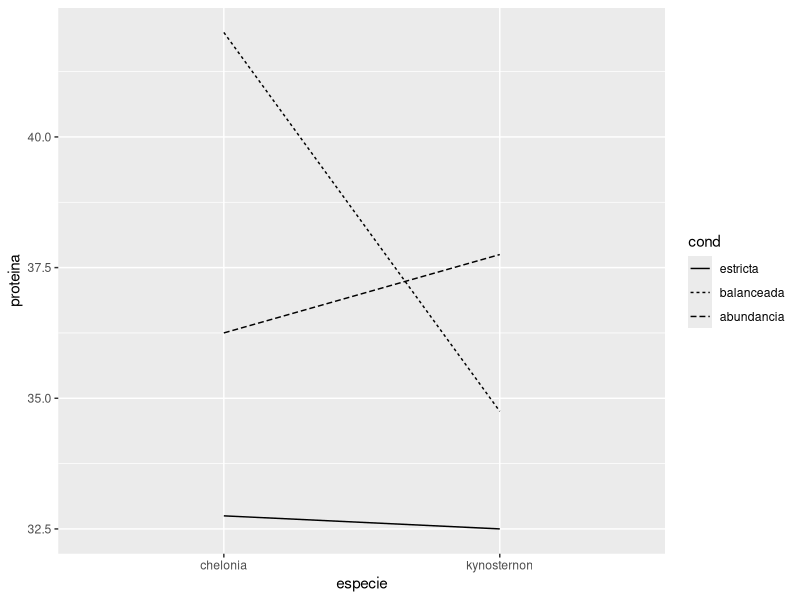
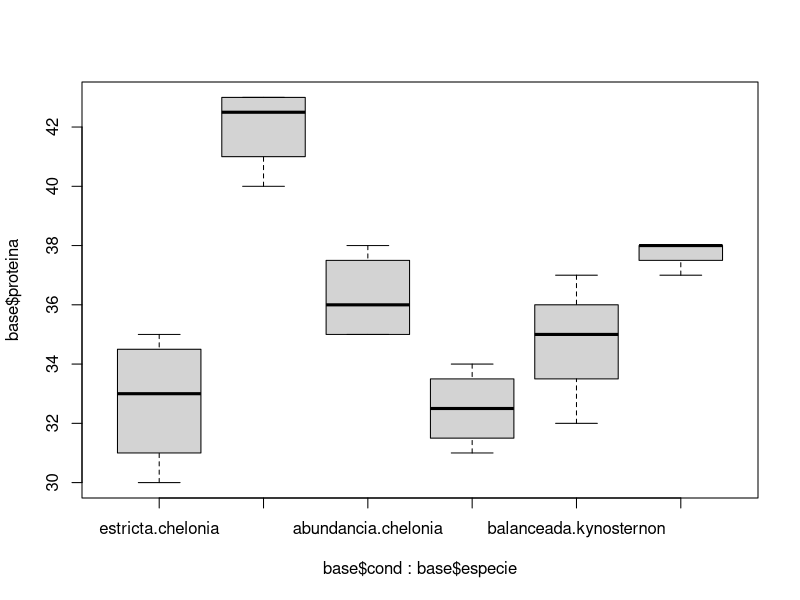
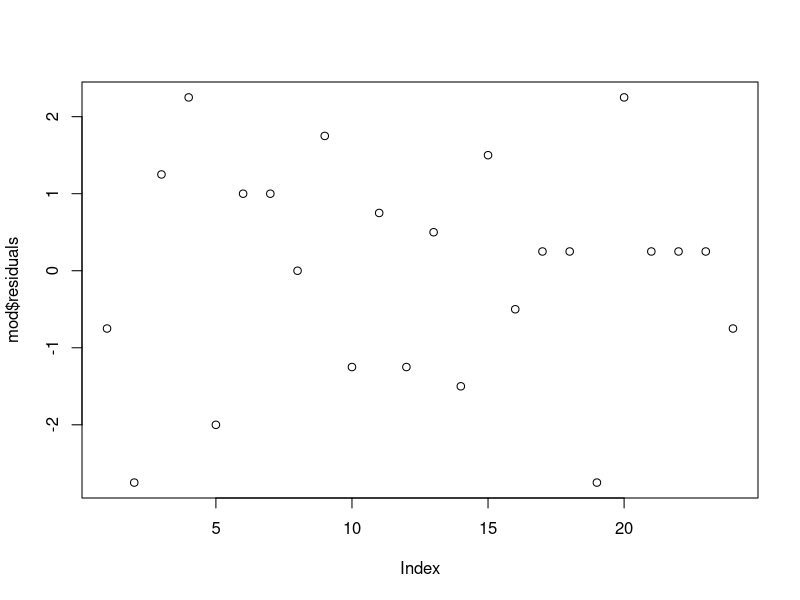

These figures' R source, in order: (Note: this script raises an error after producing the figures.)
## ---- chunk 1
base=read.csv("Bases/tortugas2.csv")
str(base)
base$cond=as.factor(base$cond)
class(base$cond)
levels(base$cond)=c("estricta","balanceada","abundancia")
View(base)
## ---- chunk 2
m=mean(base$proteina)
## ---- chunk 3
alfa=tapply(base$proteina,base$cond,mean)-m
alfa
## ---- chunk 4
beta=tapply(base$proteina,base$especie,mean)-m
beta
## ---- chunk 5
v1=tapply(base$proteina,list(base$cond,base$especie),mean)
v1
## ---- chunk 6
m11=m+alfa[1]+beta[1]
m12=m+alfa[1]+beta[2]
m21=m+alfa[2]+beta[1]
m22=m+alfa[2]+beta[2]
m31=m+alfa[3]+beta[1]
m32=m+alfa[3]+beta[2]

v2=matrix(c(m11,m12,m21,m22,m31,m32),nrow=3,byrow = T)
colnames(v2)=c("chelonia","kynosternon")
rownames(v2)=c("estricta","balanceada","abundancia")
v2
## ---- chunk 7
library(ggplot2)
ggplot(base, aes(x = especie, y = proteina,group=cond)) +
  stat_summary(fun="mean", geom="line",aes(linetype = cond))
## ---- chunk 8
ef=v2-v1
ef
## ---- chunk 9
mod=aov(proteina~especie*cond,data = base)
model.tables(mod)
## ---- chunk 10
boxplot(base$proteina~base$cond+base$especie)
plot(mod$residuals)
## ---- chunk 11
var=tapply(base$proteina,list(base$cond,base$especie),var)
var
var(base$proteina[base$cond=="estricta"&base$especie=="chelonia"])
## ---- chunk 12
bartlett.test(base$proteina~interaction(base$cond,base$especie))
## ---- chunk 13
mean(var)
## ---- chunk 14
options(contrasts=c("contr.sum","contr.poly"))
mod2=lm(proteina~cond*especie,data=base)
## ---- chunk 15
contrasts(base$cond)
contrasts(base$especie)
model.matrix(mod2)
## ---- chunk 16
mod2$coefficients
## ---- chunk 17
coef=mod2$coefficients
v3=c(1,1,0,1,1,0)
v4=v3%*%coef
v4
v1

## ---- chunk 18
est_kinos=c(1,1,0,-1,-1,0)
est_chel=c(1,1,0,1,1,0)
bal_kinos=c(1,0,1,-1,0,-1)
bal_chel=c(1,0,1,1,0,1)
abun_kino=c(1,-1,-1,-1,1,1)
abun_chel=c(1,-1,-1,1,-1,-1)
v1
x1=c(est_kinos%*%coef,est_chel%*%coef,bal_kinos%*%coef,bal_chel%*%coef,abun_kino%*%coef,abun_chel%*%coef)
names(x1)=c("est_kinos","est_chel","bal_kinos","bal_chel","abun_kino","abun_chel")
x1
## ---- chunk 19
anova(mod2)
## ---- chunk 20
anova(mod2)[4,3]
mean(v)
## ---- chunk 21
gl_especie=(2-1)
gl_cond=(3-1)
gl_cond_especie=(2-1)*(3-1)
residual=(nrow(base)-6)
c6=c(gl_especie,gl_cond,gl_cond_especie,residual)
names(c6)=c("gl_especie","gl_cond","gl_cond_especie","residual")
anova(mod2)
c6

## ---- chunk 22
table(base$cond,base$especie)
## ---- chunk 23
CMcond=8*sum(alfa^2)/2
CMespecie=12*sum(beta^2)/1
x22=c(CMcond,CMespecie)
names(x22)=c("CMcond","CMcond")
x22
## ---- chunk 24
table(base$especie,base$cond)
8*sum(ef^2)/2*1
## ---- chunk 25
anova(mod2)
## ---- chunk 26
v1 = c(-1,1, 0,0,0,0)
v2 = c( 0,1,-1,0,0,0)
v3 = c( 1,0,-1,0,0,0)
c(v1%*%v2, v1%*%v3, v2%*%v3)
## ---- chunk 27
v4 = c(0,0,0,-1, 1,0)
v5 = c(0,0,0, 0,-1,1)
v6 = c(0,0,0,-1, 0,1)
c(v4%*%v5, v4%*%v6, v5%*%v6)
## ---- chunk 28
c(v1%*%v4, v1%*%v5, v1%*%v6, v2%*%v4, v2%*%v5, v2%*%v6, v3%*%v4, v3%*%v5, v3%*%v6)
## ---- chunk 29
table(base$cond)
est_kinos=c(1,1,0,-1,-1,0)
est_chel=c(1,1,0,1,1,0)
bal_kinos=c(1,0,1,-1,0,-1)
bal_chel=c(1,0,1,1,0,1)
abun_kino=c(1,-1,-1,-1,1,1)
abun_chel=c(1,-1,-1,1,-1,-1)

bac.estc=bal_chel-est_chel

bac.abunc=bal_chel-abun_chel

abunc.estc=abun_chel-est_chel



balk.estk=bal_kinos-est_kinos

abunk.balk=abun_kino-bal_kinos

abunk.estk=abun_kino-est_kinos

h=cbind(bac.estc,bac.abunc,abunc.estc,balk.estk,abunk.balk,abunk.estk)
h

## ---- chunk 30
(L=t(h)%*%coef)
(var=diag(t(h)%*%vcov(mod2)%*%h))
## ---- chunk 31
ee=sqrt(var)
t=L/ee
row.names(t)=row.names(L)
p=pt(t,18,lower.tail = F)
row.names(p)=row.names(L)
p
## ---- chunk 32
tc1=qt(1-0.05/3,18)
tc2=qt(1-0.05/2,18)
lim1=L[1:3]-tc1*ee[1:3]
lim2=L[5:6]-tc2*ee[5:6]
names(lim1)=row.names(L)[1:3]
names(lim2)=row.names(L)[5:6]
lim1
lim2

